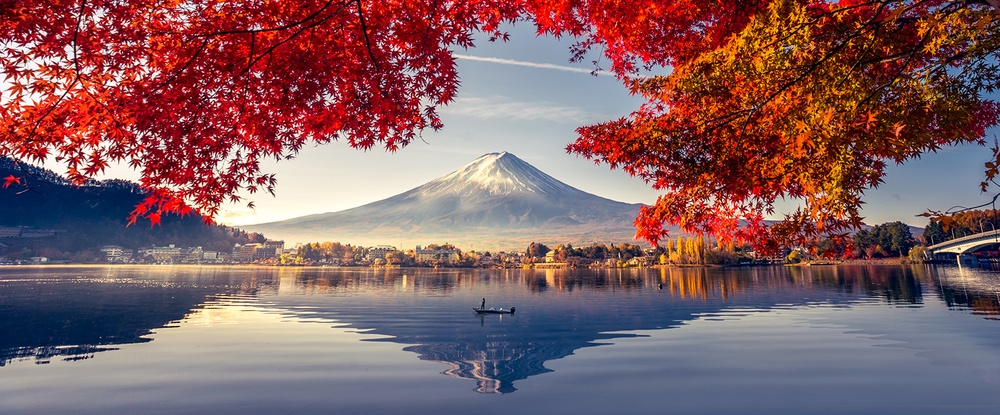
#> input picture unidad-2/images/1.jpeg, 1000 x 415 px, shrunk from 1601 x 664 before the run
$ jupyter execute 05-actividad-aula.ipynb
#> lines starting #> are read from the running program, lines starting #| are printed output that depends on the picture
# Practica en aula

Mostrar con imagenes todas los colormaps

[cell 1]
import cv2
import numpy as np
import matplotlib.pyplot as plt

colormaps = [
  cv2.COLORMAP_AUTUMN,
  cv2.COLORMAP_BONE,
  cv2.COLORMAP_JET,
  cv2.COLORMAP_WINTER,
  cv2.COLORMAP_RAINBOW,
  cv2.COLORMAP_OCEAN,
  cv2.COLORMAP_SUMMER,
  cv2.COLORMAP_SPRING,
  cv2.COLORMAP_COOL,
  cv2.COLORMAP_HSV,
  cv2.COLORMAP_PINK,
  cv2.COLORMAP_HOT,
  cv2.COLORMAP_PARULA,
  cv2.COLORMAP_MAGMA,
  cv2.COLORMAP_INFERNO,
  cv2.COLORMAP_PLASMA,
  cv2.COLORMAP_VIRIDIS,
  cv2.COLORMAP_CIVIDIS,
  cv2.COLORMAP_TWILIGHT,
  cv2.COLORMAP_TWILIGHT_SHIFTED,
  cv2.COLORMAP_TURBO,
  cv2.COLORMAP_DEEPGREEN,
]

colormap_names = {
    cv2.COLORMAP_AUTUMN: 'AUTUMN',
    cv2.COLORMAP_BONE: 'BONE',
    cv2.COLORMAP_JET: 'JET',
    cv2.COLORMAP_WINTER: 'WINTER',
    cv2.COLORMAP_RAINBOW: 'RAINBOW',
    cv2.COLORMAP_OCEAN: 'OCEAN',
    cv2.COLORMAP_SUMMER: 'SUMMER',
    cv2.COLORMAP_SPRING: 'SPRING',
    cv2.COLORMAP_COOL: 'COOL',
    cv2.COLORMAP_HSV: 'HSV',
    cv2.COLORMAP_PINK: 'PINK',
    cv2.COLORMAP_HOT: 'HOT',
    cv2.COLORMAP_PARULA: 'PARULA',
    cv2.COLORMAP_MAGMA: 'MAGMA',
    cv2.COLORMAP_INFERNO: 'INFERNO',
    cv2.COLORMAP_PLASMA: 'PLASMA',
    cv2.COLORMAP_VIRIDIS: 'VIRIDIS',
    cv2.COLORMAP_CIVIDIS: 'CIVIDIS',
    cv2.COLORMAP_TWILIGHT: 'TWILIGHT',
    cv2.COLORMAP_TWILIGHT_SHIFTED: 'TWILIGHT_SHIFTED',
    cv2.COLORMAP_TURBO: 'TURBO',
    cv2.COLORMAP_DEEPGREEN: 'DEEPGREEN'
  }

def falso_color(img, colormap):
  escala_imagen = cv2.normalize(img, None, 0, 255, cv2.NORM_MINMAX)
  aplio_color = cv2.applyColorMap(escala_imagen, colormap)
  return aplio_color

imagen_gray = cv2.imread('./images/1.jpeg', 0)
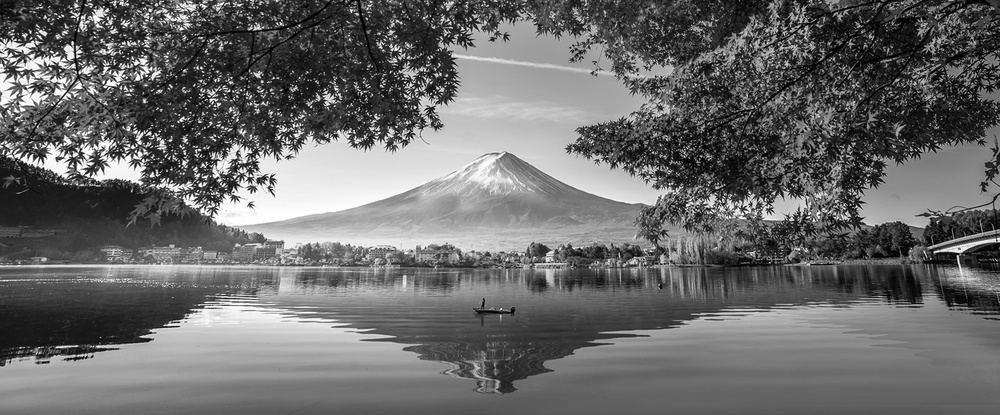
#> imagen_gray: shape (415, 1000); min 0, max 255, mean 106.4

plt.figure(figsize=(20, 15))

plt.subplot(6,4,1)
plt.imshow(cv2.cvtColor(imagen_gray, cv2.COLOR_BGR2RGB), cmap='gray')
plt.title('Imagen Original')
plt.axis('off')

for i, colormap in enumerate(colormaps):
  plt.subplot(6, 4, i + 2)
  imagen_color = falso_color(imagen_gray, colormap)
  plt.imshow(cv2.cvtColor(imagen_color, cv2.COLOR_BGR2RGB))
  plt.title(f'Colormap {colormap_names[colormap]}')
  plt.axis('off')
#> this loop made 22 passes
#> pass 1, in falso_color, `aplio_color = cv2.applyColorMap(escala_imagen, colormap)`:
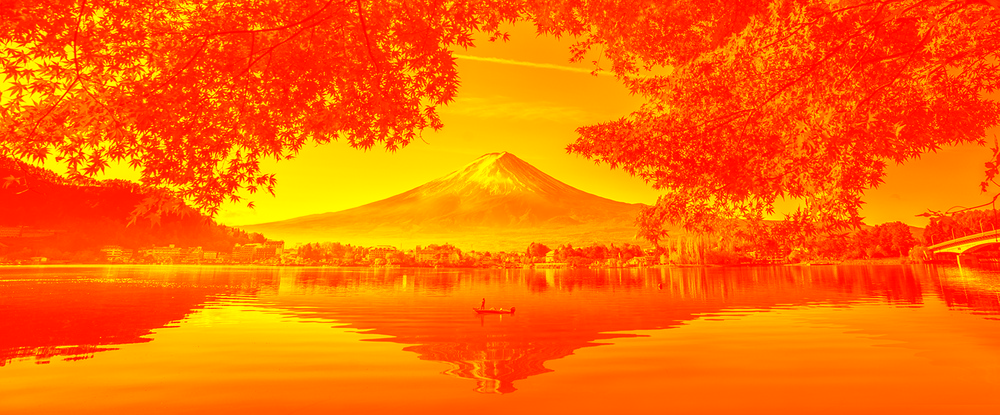
#> aplio_color: shape (415, 1000, 3); mean B, G, R 0, 106.4, 255
#> pass 2, in falso_color (call 2), `aplio_color = cv2.applyColorMap(escala_imagen, colormap)`:
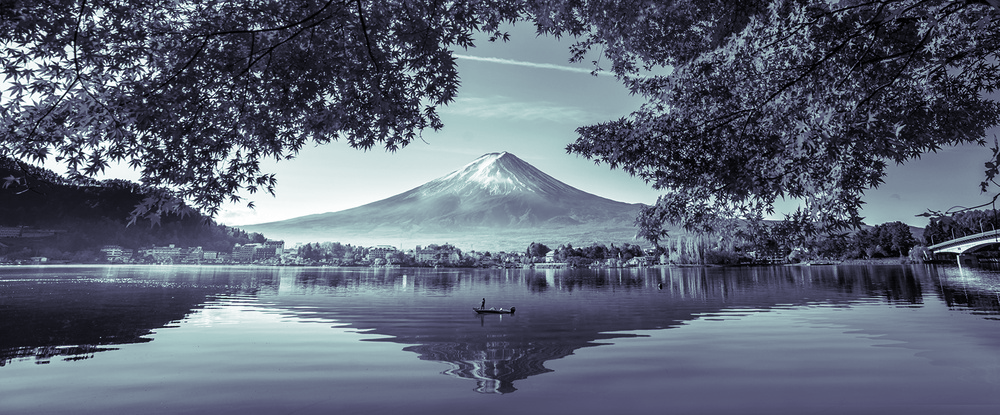
#> aplio_color: shape (415, 1000, 3); mean B, G, R 118.2, 102.4, 94.7
#> pass 3, in falso_color (call 3), `aplio_color = cv2.applyColorMap(escala_imagen, colormap)`:
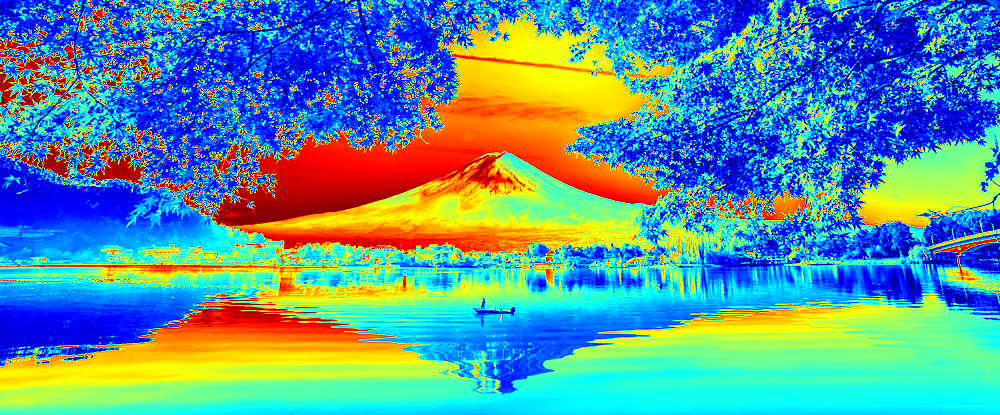
#> aplio_color: shape (415, 1000, 3); mean B, G, R 158.6, 149.2, 89
#> after the loop:
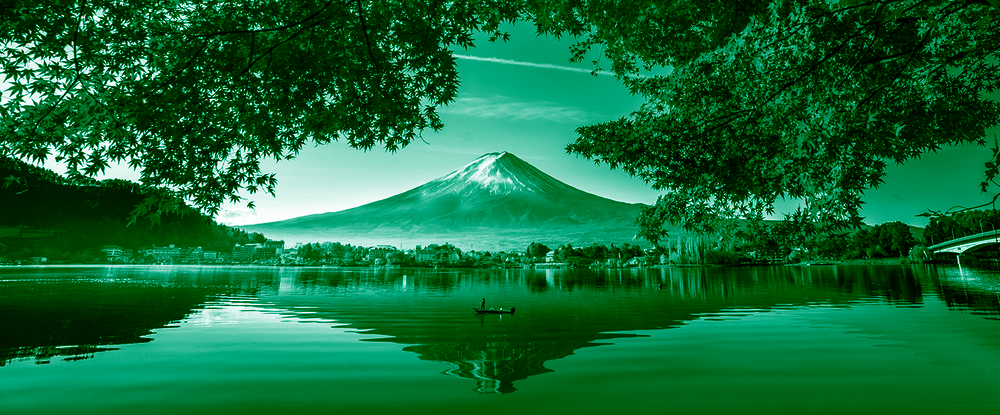
#> imagen_color: shape (415, 1000, 3); mean B, G, R 55.6, 106.4, 18.1
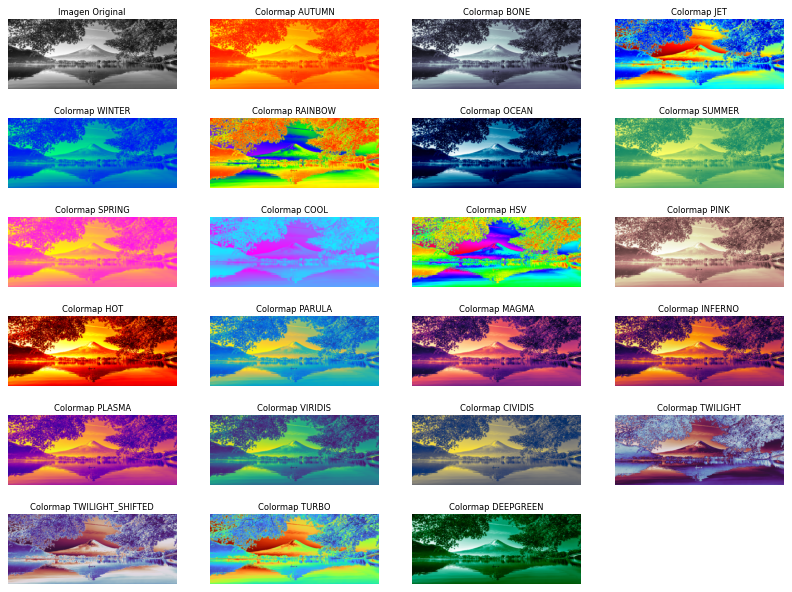
#> figure drawn by matplotlib, 23 panels

$ run again, with unidad-2/images/imagen_cortada.jpeg copied over unidad-2/images/1.jpeg
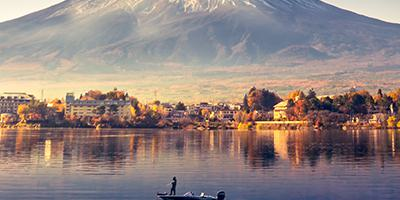
#> input picture unidad-2/images/imagen_cortada.jpeg, 400 x 200 px
#> the loop `for i, colormap in enumerate(colormaps):` made 22 passes
#> pass 1, in falso_color, `aplio_color = cv2.applyColorMap(escala_imagen, colormap)`:
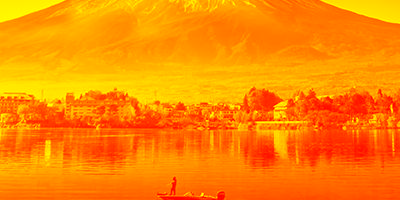
#> aplio_color: shape (200, 400, 3); mean B, G, R 0, 135.9, 255
#> after the loop `for i, colormap in enumerate(colormaps):`:
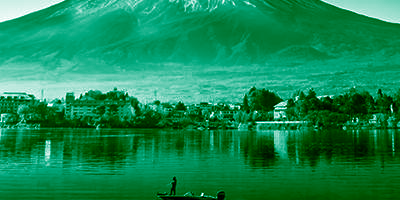
#> imagen_color: shape (200, 400, 3); mean B, G, R 81.4, 135.9, 18.9
